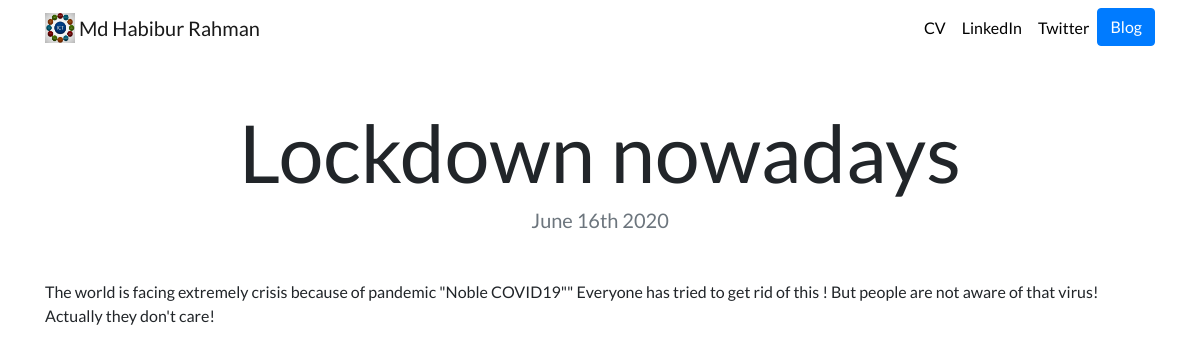
The app's page /blog/4/ with its own data.
### blog/models.py (models this page shows, shortened)
class Blog(models.Model):
    title = models.CharField(max_length=200)
    description = models.TextField()
    date = models.DateField()

### blog/views.py (the view)
# urls.py: path('<int:blog_id>/', views.detail, name='detail'),
def detail(request, blog_id):
    blog = get_object_or_404(Blog, pk=blog_id)
    return render(request, 'blog/detail.html',{'blog':blog})

### blog/templates/blog/detail.html
{% extends "portfolio/base.html" %}
{% load static %}
{% block content %}
<h1 class="text-center mt-5" id="blogdetailtitle">{{ blog.title }}</h1>
<h5 class="text-center text-muted mb-5">{{ blog.date|date:'F jS Y' }}</h5>
{{ blog.description|safe }}
{% endblock %}

### portfolio/static/portfolio/custom.css (style rules this page uses)
body { font-family: 'Lato', sans-serif; }
@media (min-width: 992px) { #blogdetailtitle { font-size: 5rem; } }

### records on screen
Blog: title "Lockdown nowadays", date "June 16th 2020", description "The world is facing extremely crisis because of pandemic \"Noble COVID19\"\" Everyone has tried to get rid of this ! But people are not aware of that virus! Actually they don't care!"
